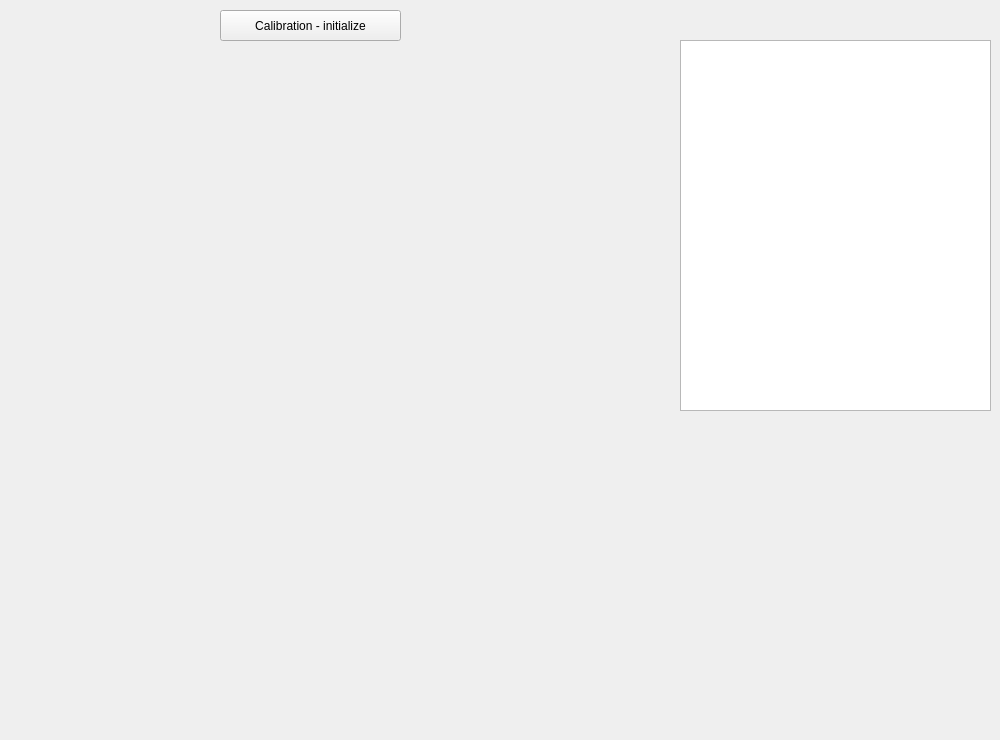
<?xml version="1.0" encoding="UTF-8"?>
<ui version="4.0">
 <class>Form</class>
 <widget class="QWidget" name="Form">
  <property name="geometry">
   <rect>
    <x>0</x>
    <y>0</y>
    <width>1000</width>
    <height>740</height>
   </rect>
  </property>
  <property name="windowTitle">
   <string>Form</string>
  </property>
  <widget class="QPushButton" name="pushButton">
   <property name="geometry">
    <rect>
     <x>220</x>
     <y>10</y>
     <width>181</width>
     <height>31</height>
    </rect>
   </property>
   <property name="text">
    <string>Calibration - initialize</string>
   </property>
  </widget>
  <widget class="QLabel" name="desktop">
   <property name="geometry">
    <rect>
     <x>40</x>
     <y>60</y>
     <width>800</width>
     <height>600</height>
    </rect>
   </property>
   <property name="lineWidth">
    <number>1</number>
   </property>
   <property name="text">
    <string/>
   </property>
  </widget>
  <widget class="QTextEdit" name="debugOutput">
   <property name="geometry">
    <rect>
     <x>680</x>
     <y>40</y>
     <width>311</width>
     <height>371</height>
    </rect>
   </property>
  </widget>
 </widget>
 <resources/>
 <connections/>
</ui>
